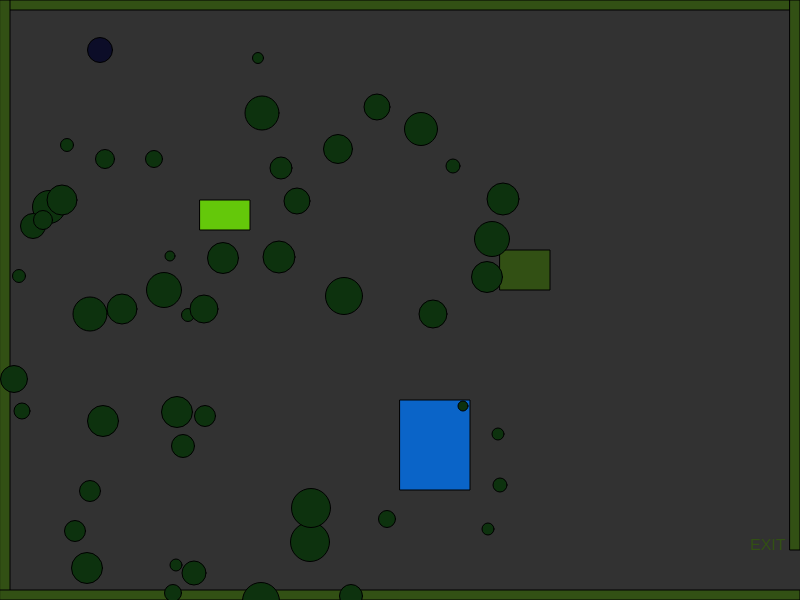
Frame 1 (no input)
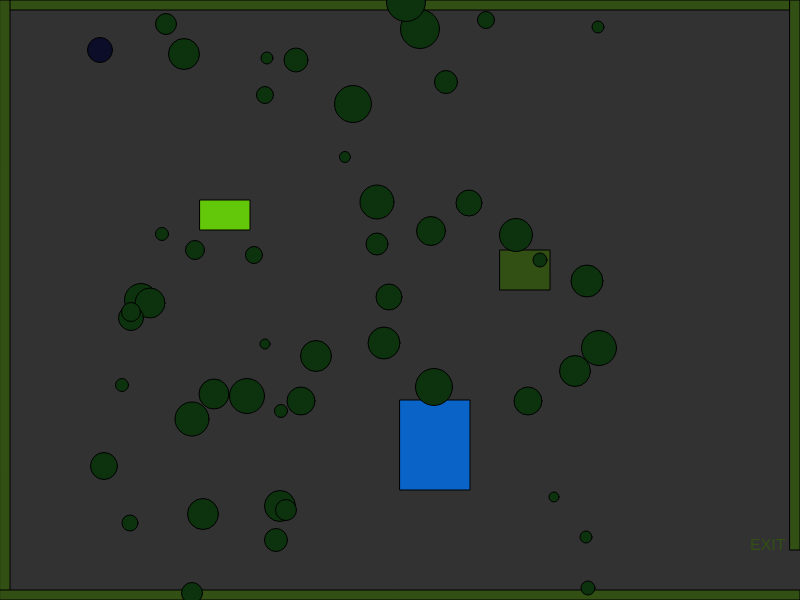
Frame 60 (no input)
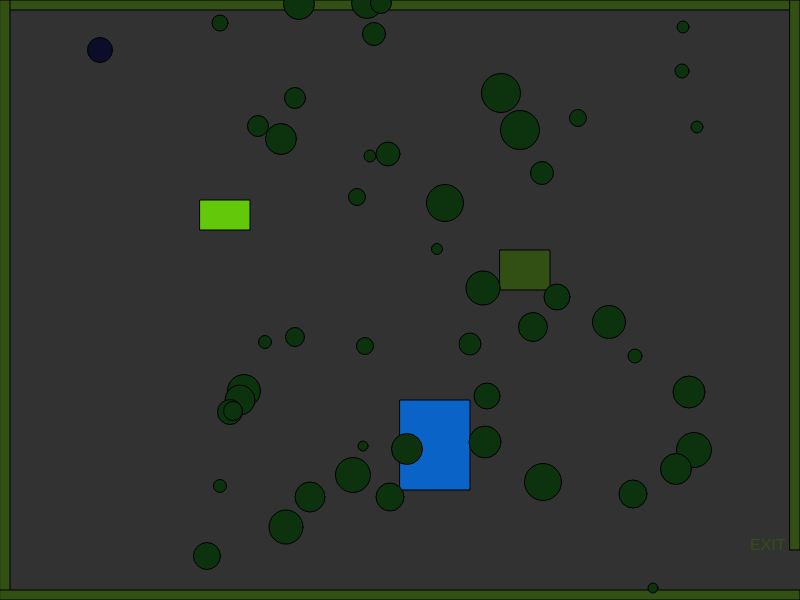
Frame 120 (the mouse pressed at the canvas centre since frame 60)

The p5.js sketch that drew these frames (run headless with seeded random() and noise() and a simulated clock; from frame 60 on, the mouse is pressed at the canvas centre):

// p5.js sketch
// ── sketch.js
var characterX = 100;
var characterY = 100;
// define the key codes for each letter
var w = 87;
var s = 83;
var a = 65;
var d = 68;

// x and y for a shape
var shapeX = 30;
var shapeY = 50;

var shapeXs = [];
var shapeYs = [];
var diameters = [];

var shapeXSpeeds = [];
var shapeYSpeeds = [];

// create a shape when the mouse is clicked
var mouseShapeX;
var mouseShapeY;

var rectangleObject;
var rectangleObject2;
var rectangleObject3;

function setup() {
    createCanvas(800, 600);

    rectangleObject = new rectangle (200, 200, 50, 30, 100, 200, 10);   
   rectangleObject2 = new rectangle (400, 400, 70, 90, 10, 100, 200);
  rectangleObject3 = new rectangle (500, 250, 50, 40, 50, 80, 20);
   //  random speed when starting
    for (var i = 0; i < 50; i++) {
        shapeXSpeeds[i] = Math.floor(Math.random() * (Math.floor(Math.random() * 5)) + 1);
        shapeYSpeeds[i] = Math.floor(Math.random() * (Math.floor(Math.random() * 5)) + 1);
        shapeXs[i] = getRandomNumber(500);
        shapeYs[i] = getRandomNumber(600);
        diameters[i] = getRandomNumber(30);
    }

    createCharacter(100, 50);
}

function draw() {
    background(50);

rectangleObject.display();
rectangleObject2.display();
rectangleObject3.display();
    // call createBorders function
    createBorders(10);

    // exit message
    textSize(16);
    text("EXIT", width - 50, height - 50)

    //createCharacter(200,350);
   
    drawCharacter();
    characterMovement();


    // potential enemy
    fill(13, 50, 14);
    // draw the shape
    for (var i = 0; i < shapeXs.length; i++) {
        circle(shapeXs[i], shapeYs[i], diameters[i]);
        shapeXSpeeds[i] = Math.floor(Math.random() * (Math.floor(Math.random() * 5)) + 1);
        shapeYSpeeds[i] = Math.floor(Math.random() * (Math.floor(Math.random() * 5)) + 1);




        // move the shape
        shapeXs[i] += shapeXSpeeds[i];
        shapeYs[i] += shapeYSpeeds[i];
        // check to see if the shape has gone out of bounds
        if (shapeXs[i] > width) {
            shapeXs[i] = 0;
        }
        if (shapeXs[i] < 0) {
            shapeXs[i] = width;
        }
        if (shapeYs[i] > height) {
            shapeYs[i] = 0;
        }
        if (shapeYs[i] < 0) {
            shapeYs[i] = height;
        }
    }
    // check to see if the character has left the exit
   
    if(characterX > width && characterY > width/2-50)
    {
        fill(300);
        stroke(5);
        textSize(40);
        text("You Win!!!", width/2-50, height/2-50);
    } 

    // create the shape based on the mouse click
    fill(12, 13, 400);
    circle(mouseShapeX, mouseShapeY, 25);
}

function characterMovement() {
    // handle the keys
    if (keyIsDown(w)) {
        characterY -= 10;
    }
    if (keyIsDown(s)) {
        characterY += 10;
    }
    if (keyIsDown(a)) {
        characterX -= 10;
        console.log("movement: " + characterX);
    }
    if (keyIsDown(d)) {
        characterX += 10;
    }
}

function createCharacter(x, y) {
    characterX = x;
    characterY = y;
}

function drawCharacter() {
    fill(12,13,40);
    circle(characterX, characterY, 25);
}

function createBorders(thickness) {
    // top border
    rect(0, 0, width, thickness);
    // left border
    rect(0, 0, thickness, height);
    // bottom border
    rect(0, height - thickness, width, thickness);
    // right upper border
    rect(width - thickness, 0, thickness, height - 50);
}

function mouseClicked() {
    mouseShapeX = mouseX;
    mouseShapeY = mouseY;
}

function getRandomNumber(number) {
    return Math.floor(Math.random() * number) + 10;
}
// ── HW15.html
<html>
  <head>
    <script src="https://cdnjs.cloudflare.com/ajax/libs/p5.js/1.1.9/p5.min.js"></script>
   <script src="rectangle.js"></script> 
    <script src="sketch.js"></script>
  </head>
  <body>
  </body>
</html>
// ── rectangle.js
class rectangle{

//constructor
// x=x y=y h=height w=width r=red b=blue g=green
    constructor(x, y, h, w, r, b, g)
    
    {
        console.log("blahblahblah");
this.x = x;
this.y = y;
this.h = h;
this.w = w;
this.r = r;
this.b = b;
this.g = g;

    }

    display()
    {
        fill(this.r, this.b, this.g);
        rect(this.x, this.y, this.h, this.w);
    }
}
